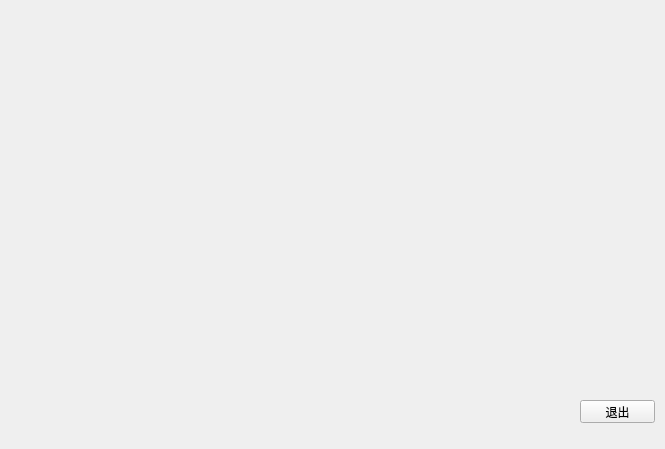
<?xml version="1.0" encoding="UTF-8"?>
<ui version="4.0">
 <class>record</class>
 <widget class="QMainWindow" name="record">
  <property name="geometry">
   <rect>
    <x>0</x>
    <y>0</y>
    <width>665</width>
    <height>449</height>
   </rect>
  </property>
  <property name="windowTitle">
   <string>交易记录</string>
  </property>
  <property name="styleSheet">
   <string notr="true">background-image: url(:/imagin/花4.bmp);</string>
  </property>
  <widget class="QWidget" name="centralwidget">
   <widget class="QLabel" name="label">
    <property name="geometry">
     <rect>
      <x>0</x>
      <y>0</y>
      <width>671</width>
      <height>451</height>
     </rect>
    </property>
    <property name="font">
     <font>
      <family>Adobe 仿宋 Std R</family>
      <pointsize>13</pointsize>
     </font>
    </property>
    <property name="text">
     <string/>
    </property>
   </widget>
   <widget class="QPushButton" name="pushButton">
    <property name="geometry">
     <rect>
      <x>580</x>
      <y>400</y>
      <width>75</width>
      <height>23</height>
     </rect>
    </property>
    <property name="text">
     <string>退出</string>
    </property>
   </widget>
  </widget>
 </widget>
 <resources/>
 <connections/>
</ui>
